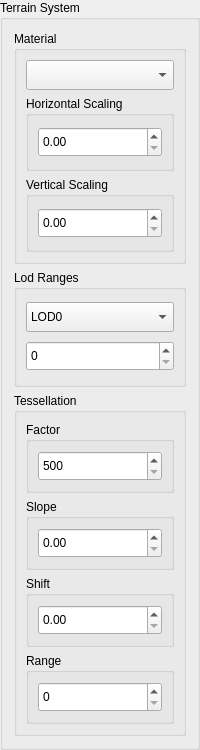
                   <widget class="QGroupBox" name="terrain">
                    <property name="minimumSize">
                     <size>
                      <width>0</width>
                      <height>750</height>
                     </size>
                    </property>
                    <property name="maximumSize">
                     <size>
                      <width>500</width>
                      <height>16777215</height>
                     </size>
                    </property>
                    <property name="title">
                     <string>Terrain System</string>
                    </property>
                    <layout class="QVBoxLayout" name="verticalLayout_55">
                     <item alignment="Qt::AlignTop">
                      <widget class="QGroupBox" name="groupBox_38">
                       <property name="minimumSize">
                        <size>
                         <width>0</width>
                         <height>50</height>
                        </size>
                       </property>
                       <property name="maximumSize">
                        <size>
                         <width>16777215</width>
                         <height>250</height>
                        </size>
                       </property>
                       <property name="title">
                        <string>Material</string>
                       </property>
                       <layout class="QVBoxLayout" name="verticalLayout_57">
                        <item>
                         <widget class="QComboBox" name="terrainMaterialIndex">
                          <property name="minimumSize">
                           <size>
                            <width>0</width>
                            <height>30</height>
                           </size>
                          </property>
                          <property name="editable">
                           <bool>false</bool>
                          </property>
                          <property name="currentText">
                           <string/>
                          </property>
                          <property name="placeholderText">
                           <string>Material Index</string>
                          </property>
                          <item>
                           <property name="text">
                            <string>Material 1</string>
                           </property>
                          </item>
                          <item>
                           <property name="text">
                            <string>Material 2</string>
                           </property>
                          </item>
                          <item>
                           <property name="text">
                            <string>Material 3</string>
                           </property>
                          </item>
                          <item>
                           <property name="text">
                            <string>Material 4</string>
                           </property>
                          </item>
                         </widget>
                        </item>
                        <item>
                         <widget class="QGroupBox" name="groupBox_39">
                          <property name="minimumSize">
                           <size>
                            <width>0</width>
                            <height>75</height>
                           </size>
                          </property>
                          <property name="maximumSize">
                           <size>
                            <width>16777215</width>
                            <height>75</height>
                           </size>
                          </property>
                          <property name="title">
                           <string>Horizontal Scaling</string>
                          </property>
                          <layout class="QVBoxLayout" name="verticalLayout_58">
                           <item>
                            <widget class="QDoubleSpinBox" name="terrainHorizontalScaling">
                             <property name="minimumSize">
                              <size>
                               <width>0</width>
                               <height>30</height>
                              </size>
                             </property>
                             <property name="maximum">
                              <double>1000.000000000000000</double>
                             </property>
                            </widget>
                           </item>
                          </layout>
                         </widget>
                        </item>
                        <item>
                         <widget class="QGroupBox" name="groupBox_40">
                          <property name="minimumSize">
                           <size>
                            <width>0</width>
                            <height>75</height>
                           </size>
                          </property>
                          <property name="maximumSize">
                           <size>
                            <width>16777215</width>
                            <height>75</height>
                           </size>
                          </property>
                          <property name="title">
                           <string>Vertical Scaling</string>
                          </property>
                          <layout class="QVBoxLayout" name="verticalLayout_59">
                           <item>
                            <widget class="QDoubleSpinBox" name="terrainVerticalScaling">
                             <property name="minimumSize">
                              <size>
                               <width>0</width>
                               <height>30</height>
                              </size>
                             </property>
                             <property name="maximum">
                              <double>20.000000000000000</double>
                             </property>
                             <property name="singleStep">
                              <double>0.100000000000000</double>
                             </property>
                            </widget>
                           </item>
                          </layout>
                         </widget>
                        </item>
                       </layout>
                      </widget>
                     </item>
                     <item>
                      <widget class="QGroupBox" name="groupBox_41">
                       <property name="title">
                        <string>Lod Ranges</string>
                       </property>
                       <layout class="QVBoxLayout" name="verticalLayout_60">
                        <item>
                         <widget class="QComboBox" name="terrainLodCB">
                          <property name="minimumSize">
                           <size>
                            <width>0</width>
                            <height>30</height>
                           </size>
                          </property>
                          <item>
                           <property name="text">
                            <string>LOD0</string>
                           </property>
                          </item>
                          <item>
                           <property name="text">
                            <string>LOD1</string>
                           </property>
                          </item>
                          <item>
                           <property name="text">
                            <string>LOD2</string>
                           </property>
                          </item>
                          <item>
                           <property name="text">
                            <string>LOD3</string>
                           </property>
                          </item>
                          <item>
                           <property name="text">
                            <string>LOD4</string>
                           </property>
                          </item>
                          <item>
                           <property name="text">
                            <string>LOD5</string>
                           </property>
                          </item>
                          <item>
                           <property name="text">
                            <string>LOD6</string>
                           </property>
                          </item>
                          <item>
                           <property name="text">
                            <string>LOD7</string>
                           </property>
                          </item>
                         </widget>
                        </item>
                        <item>
                         <widget class="QSpinBox" name="terrainLodInput">
                          <property name="minimumSize">
                           <size>
                            <width>0</width>
                            <height>30</height>
                           </size>
                          </property>
                          <property name="maximum">
                           <number>2000</number>
                          </property>
                         </widget>
                        </item>
                       </layout>
                      </widget>
                     </item>
                     <item alignment="Qt::AlignTop">
                      <widget class="QGroupBox" name="groupBox_42">
                       <property name="minimumSize">
                        <size>
                         <width>0</width>
                         <height>300</height>
                        </size>
                       </property>
                       <property name="title">
                        <string>Tessellation</string>
                       </property>
                       <layout class="QVBoxLayout" name="verticalLayout_61">
                        <item>
                         <widget class="QGroupBox" name="groupBox_43">
                          <property name="title">
                           <string>Factor</string>
                          </property>
                          <layout class="QVBoxLayout" name="verticalLayout_62">
                           <item>
                            <widget class="QSpinBox" name="terrainTessFactor">
                             <property name="minimumSize">
                              <size>
                               <width>0</width>
                               <height>30</height>
                              </size>
                             </property>
                             <property name="minimum">
                              <number>500</number>
                             </property>
                             <property name="maximum">
                              <number>2000</number>
                             </property>
                            </widget>
                           </item>
                          </layout>
                         </widget>
                        </item>
                        <item>
                         <widget class="QGroupBox" name="groupBox_44">
                          <property name="title">
                           <string>Slope</string>
                          </property>
                          <layout class="QVBoxLayout" name="verticalLayout_63">
                           <item>
                            <widget class="QDoubleSpinBox" name="terrainTessSlope">
                             <property name="minimumSize">
                              <size>
                               <width>0</width>
                               <height>30</height>
                              </size>
                             </property>
                             <property name="maximum">
                              <double>3.000000000000000</double>
                             </property>
                             <property name="singleStep">
                              <double>0.100000000000000</double>
                             </property>
                            </widget>
                           </item>
                          </layout>
                         </widget>
                        </item>
                        <item>
                         <widget class="QGroupBox" name="groupBox_45">
                          <property name="title">
                           <string>Shift</string>
                          </property>
                          <layout class="QVBoxLayout" name="verticalLayout_64">
                           <item>
                            <widget class="QDoubleSpinBox" name="terrainTessShift">
                             <property name="minimumSize">
                              <size>
                               <width>0</width>
                               <height>30</height>
                              </size>
                             </property>
                             <property name="maximum">
                              <double>1.000000000000000</double>
                             </property>
                             <property name="singleStep">
                              <double>0.100000000000000</double>
                             </property>
                            </widget>
                           </item>
                          </layout>
                         </widget>
                        </item>
                        <item>
                         <widget class="QGroupBox" name="groupBox_46">
                          <property name="title">
                           <string>Range</string>
                          </property>
                          <layout class="QVBoxLayout" name="verticalLayout_65">
                           <item>
                            <widget class="QSpinBox" name="terrainTessRange">
                             <property name="minimumSize">
                              <size>
                               <width>0</width>
                               <height>30</height>
                              </size>
                             </property>
                             <property name="maximum">
                              <number>1000</number>
                             </property>
                             <property name="singleStep">
                              <number>10</number>
                             </property>
                            </widget>
                           </item>
                          </layout>
                         </widget>
                        </item>
                       </layout>
                      </widget>
                     </item>
                    </layout>
                   </widget>
